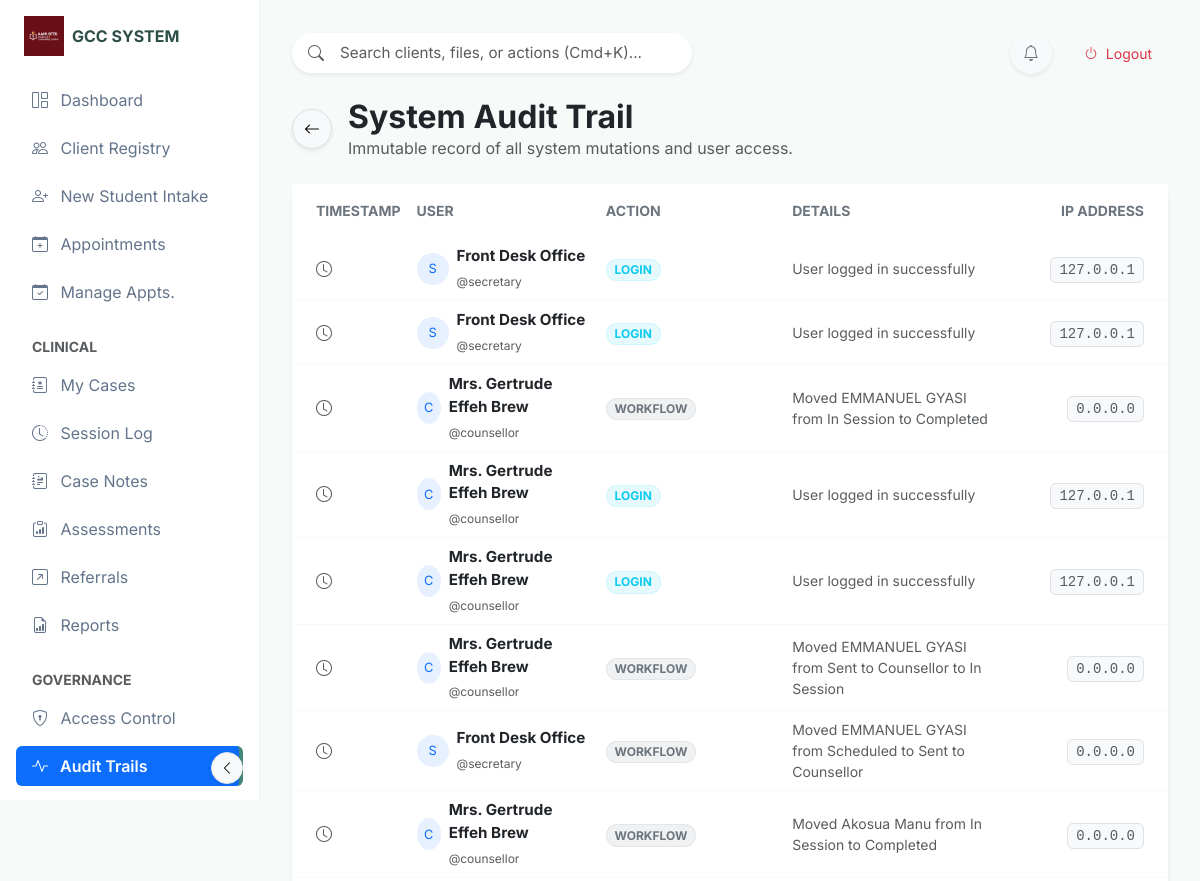
Before: /audit_logs (signed in, upper part) with the older database file.
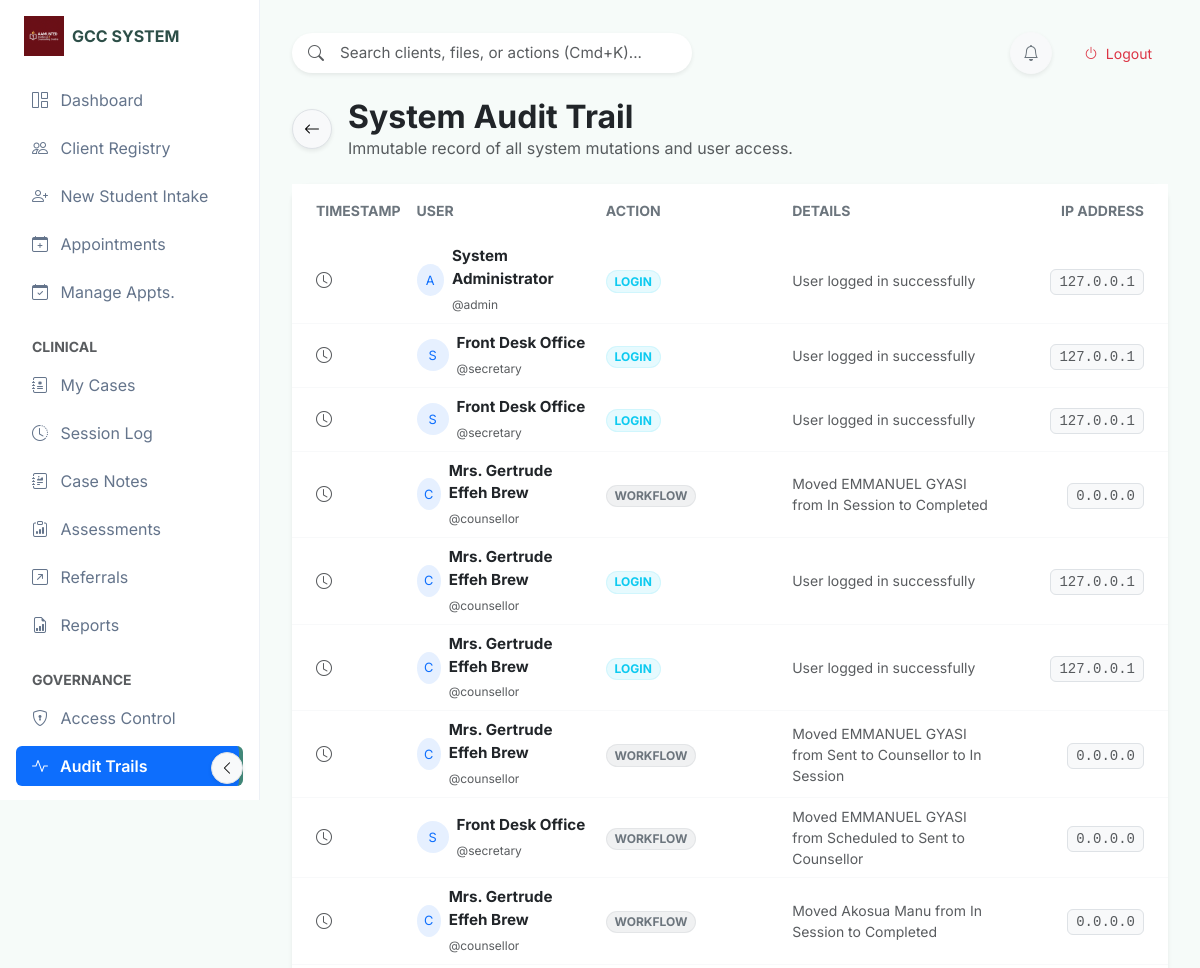
After: the same page with the newer database file.
### tables this page shows
CREATE TABLE app_settings (
            id INTEGER PRIMARY KEY AUTOINCREMENT,
            setting_name TEXT NOT NULL UNIQUE,
            setting_value TEXT
        );

CREATE TABLE audit_logs (
            id INTEGER PRIMARY KEY AUTOINCREMENT,
            user_id INTEGER,
            action TEXT NOT NULL,
            details TEXT,
            ip_address TEXT,
            created_at TIMESTAMP DEFAULT CURRENT_TIMESTAMP,
            FOREIGN KEY (user_id) REFERENCES users(id)
        );

CREATE TABLE users (
            id INTEGER PRIMARY KEY AUTOINCREMENT,
            username TEXT NOT NULL UNIQUE,
            password_hash TEXT NOT NULL,
            full_name TEXT,
            role TEXT NOT NULL, -- 'Secretary', 'Counsellor', 'Admin'
            last_login TIMESTAMP,
            created_at TIMESTAMP DEFAULT CURRENT_TIMESTAMP
        );

### app.py (the view)
@app.route('/audit_logs')
@login_required
def audit_logs():
    if session.get('role') != 'Admin':
        flash("Unauthorized access to audit trails.", "error")
        return redirect(url_for('dashboard'))
    try:
        conn = get_db_connection()
        logs = conn.execute('''
            SELECT al.*, u.username, u.full_name
            FROM audit_logs al
            JOIN users u ON al.user_id = u.id
            ORDER BY al.created_at DESC LIMIT 100
        ''').fetchall()
        conn.close()
        return render_template('audit_logs.html', logs=logs)
    except Exception as e:
        flash(f"Error loading logs: {e}", "error")
        return redirect(url_for('dashboard'))
        return render_template('audit_logs.html', logs=logs)
    except Exception as e:
        flash(f"Error loading logs: {e}", "error")
        return redirect(url_for('dashboard'))

### templates/audit_logs.html (shortened to what this page needs)
{% extends "base_modern.html" %}
{% block content %}
<div class="row mb-4">
    <div class="col-12">
        <div class="d-flex align-items-center">
            <a href="javascript:history.back()" class="btn btn-light border rounded-circle shadow-sm me-3"
                style="width: 40px; height: 40px; display: flex; align-items: center; justify-content: center;">
                <i class="bi bi-arrow-left"></i>
            </a>
            <div>
                <h2 class="fw-bold mb-0 text-dark">System Audit Trail</h2>
                <p class="text-muted mb-0">Immutable record of all system mutations and user access.</p>
            </div>
        </div>
    </div>
</div>
<div class="card card-glass border-0 shadow-sm">
    <div class="card-body p-0">
        <div class="table-responsive">
            <table class="table table-hover align-middle mb-0">
                <thead class="bg-light bg-opacity-50">
                    <tr>
                        <th class="ps-4 border-bottom-0 py-3 text-secondary text-uppercase small fw-bold">Timestamp</th>
                        <th class="border-bottom-0 py-3 text-secondary text-uppercase small fw-bold">User</th>
                        <th class="border-bottom-0 py-3 text-secondary text-uppercase small fw-bold">Action</th>
                        <th class="border-bottom-0 py-3 text-secondary text-uppercase small fw-bold">Details</th>
                        <th class="pe-4 text-end border-bottom-0 py-3 text-secondary text-uppercase small fw-bold">IP
                            Address</th>
                    </tr>
                </thead>
                <tbody class="border-top-0">
                    {% for log in logs %}
                    <tr class="row-hover">
                        <td class="ps-4 border-bottom border-light">
                            <i class="bi bi-clock me-2 text-muted"></i>
                        </td>
                        <td class="border-bottom border-light">
                            <div class="d-flex align-items-center">
                                <div class="avatar-circle rounded-circle bg-primary bg-opacity-10 text-primary me-2 d-flex align-items-center justify-content-center"
                                    style="width: 32px; height: 32px; font-size: 0.8rem;">
                                    {{ log.username[0]|upper }}
                                </div>
                                <div>
                                    <div class="fw-bold text-dark" style="font-size: 0.95rem;">{{ log.full_name }}</div>
                                    <small class="text-muted" style="font-size: 0.75rem;">@{{ log.username }}</small>
                                </div>
                            </div>
                        </td>
                        <td class="border-bottom border-light">
                            <span
                                class="badge rounded-pill
                                {% if 'LOGIN' in log.action %}bg-info bg-opacity-10 text-info border border-info border-opacity-10
                                {% elif 'TRANSITION' in log.action %}bg-warning bg-opacity-10 text-warning border border-warning border-opacity-10
                                {% elif 'DELETE' in log.action or 'CRITICAL' in log.action %}bg-danger bg-opacity-10 text-danger border border-danger border-opacity-10
                                {% else %}bg-secondary bg-opacity-10 text-secondary border border-secondary border-opacity-10{% endif %}">
                                {{ log.action }}
                            </span>
                        </td>
                        <td class="border-bottom border-light text-muted small">{{ log.details }}</td>
                        <td class="pe-4 text-end border-bottom border-light">
                            <code
                                class="small text-muted bg-light px-2 py-1 rounded border">{{ log.ip_address or '0.0.0.0' }}</code>
                        </td>
                    </tr>
                    {% endfor %}
                </tbody>
            </table>
        </div>
    </div>
</div>
{% endblock %}

### templates/base_modern.html (shortened to what this page needs)
<!DOCTYPE html>
<html lang="en">
<head>
    <link href="https://cdn.jsdelivr.net/npm/bootstrap@5.3.0/dist/css/bootstrap.min.css" rel="stylesheet">
    <link rel="stylesheet" href="https://cdn.jsdelivr.net/npm/bootstrap-icons@1.10.0/font/bootstrap-icons.css">
    <link rel="stylesheet" href="{{ url_for('static', filename='css/modern_theme.css') }}">
</head>
<body>
    <nav class="sidebar-glass d-flex flex-column flex-shrink-0 p-3" id="sidebar">
        <div class="mb-4">
            <a href="/" class="d-flex align-items-center link-dark text-decoration-none logo-container ps-2">
                {% if settings.logo_url %}
                <img src="{{ settings.logo_url }}" class="me-2"
                    style="max-height: 40px; max-width: 40px; object-fit: contain;">
                {% else %}
                <div class="bg-gradient p-2 rounded-3 me-2" style="background: var(--sage-600); color: white;">
                    <i class="bi bi-heart-pulse-fill fs-4"></i>
                </div>
                {% endif %}
                <span class="fs-6 fw-bold text-break lh-sm sidebar-header-text" style="color: var(--sage-900);">
                    {{ settings.system_name or 'Counselling Hub' }}
                </span>
            </a>
        </div>
        <ul class="nav nav-pills flex-column mb-auto">
            <li class="nav-item">
                <a href="{{ url_for('dashboard') }}"
                    class="nav-link {% if request.endpoint == 'dashboard' %}active{% endif %}" title="Dashboard"
                    data-bs-toggle="tooltip" data-bs-placement="right">
                    <i class="bi bi-grid-1x2 me-2"></i> <span>Dashboard</span>
                </a>
            </li>
            {% if session.get('role') in ['Secretary', 'Admin', 'Counsellor', 'Counselor'] %}
            <li>
                <a href="{{ url_for('students') }}"
                    class="nav-link {% if 'student' in request.endpoint and 'intake' not in request.endpoint %}active{% endif %}"
                    title="Client Registry" data-bs-toggle="tooltip" data-bs-placement="right">
                    <i class="bi bi-people me-2"></i> <span>Client Registry</span>
                </a>
            </li>
            <li>
                <a href="{{ url_for('intake') }}"
                    class="nav-link {% if 'intake' in request.endpoint %}active{% endif %}" title="New Student Intake"
                    data-bs-toggle="tooltip" data-bs-placement="right">
                    <i class="bi bi-person-plus me-2"></i> <span>New Student Intake</span>
                </a>
            </li>
            <li>
                <a href="{{ url_for('appointment') }}"
                    class="nav-link {% if 'appointment' in request.endpoint and 'status' not in request.endpoint %}active{% endif %}"
                    title="Appointments" data-bs-toggle="tooltip" data-bs-placement="right">
                    <i class="bi bi-calendar-plus me-2"></i> <span>Appointments</span>
                </a>
            </li>
            <li>
                <a href="{{ url_for('manage_appointments') }}"
                    class="nav-link {% if 'manage_appointments' in request.endpoint %}active{% endif %}"
                    title="Manage Appointments" data-bs-toggle="tooltip" data-bs-placement="right">
                    <i class="bi bi-calendar-check me-2"></i> <span>Manage Appts.</span>
                </a>
            </li>
            {% endif %}
            {% if session.get('role') in ['Counsellor', 'Counselor', 'Admin'] %}
            <li class="mt-3 text-uppercase small text-muted fw-bold ps-3 mb-2 nav-category-header">Clinical</li>
            <li>
                <a href="{{ url_for('my_cases') }}"
                    class="nav-link {% if 'my_cases' in request.endpoint %}active{% endif %}" title="My Cases"
                    data-bs-toggle="tooltip" data-bs-placement="right">
                    <i class="bi bi-journal-medical me-2"></i> <span>My Cases</span>
                </a>
            </li>
            <li>
                <a href="{{ url_for('sessions_list') }}"
                    class="nav-link {% if 'session' in request.endpoint and 'case' not in request.endpoint %}active{% endif %}"
                    title="Session Log" data-bs-toggle="tooltip" data-bs-placement="right">
                    <i class="bi bi-clock-history me-2"></i> <span>Session Log</span>
                </a>
            </li>
            <li>
                <a href="{{ url_for('case_notes_list') }}"
                    class="nav-link {% if 'case_notes' in request.endpoint %}active{% endif %}" title="Case Notes"
                    data-bs-toggle="tooltip" data-bs-placement="right">
                    <i class="bi bi-journal-richtext me-2"></i> <span>Case Notes</span>
                </a>
            </li>
            <li>
                <a href="{{ url_for('dass21_list') }}"
                    class="nav-link {% if 'dass21' in request.endpoint %}active{% endif %}" title="Assessments"
                    data-bs-toggle="tooltip" data-bs-placement="right">
                    <i class="bi bi-clipboard-data me-2"></i> <span>Assessments</span>
                </a>
            </li>
            <li>
                <a href="{{ url_for('all_referrals') }}"
                    class="nav-link {% if 'referral' in request.endpoint %}active{% endif %}" title="Referrals"
                    data-bs-toggle="tooltip" data-bs-placement="right">
                    <i class="bi bi-arrow-up-right-square me-2"></i> <span>Referrals</span>
                </a>
            </li>
            <li>
                <a href="{{ url_for('reports_list') }}"
                    class="nav-link {% if 'report' in request.endpoint %}active{% endif %}" title="Reports"
                    data-bs-toggle="tooltip" data-bs-placement="right">
                    <i class="bi bi-file-earmark-bar-graph me-2"></i> <span>Reports</span>
                </a>
            </li>
            {% endif %}
            {% if session.get('role') == 'Admin' %}
            <li class="mt-3 text-uppercase small text-muted fw-bold ps-3 mb-2 nav-category-header">Governance</li>
            <li>
                <a href="{{ url_for('admin_users') }}"
                    class="nav-link {% if 'users' in request.endpoint %}active{% endif %}" title="Access Control"
                    data-bs-toggle="tooltip" data-bs-placement="right">
                    <i class="bi bi-shield-lock me-2"></i> <span>Access Control</span>
                </a>
            </li>
            <li>
                <a href="{{ url_for('audit_logs') }}"
                    class="nav-link {% if 'audit' in request.endpoint %}active{% endif %}" title="Audit Trails"
                    data-bs-toggle="tooltip" data-bs-placement="right">
                    <i class="bi bi-activity me-2"></i> <span>Audit Trails</span>
                </a>
            </li>
            <li>
                <a href="{{ url_for('admin_workflow') }}"
                    class="nav-link {% if 'workflow' in request.endpoint %}active{% endif %}" title="Workflow Rules"
                    data-bs-toggle="tooltip" data-bs-placement="right">
                </a>
            </li>
            {% endif %}
        </ul>
        <button
            class="btn btn-sm btn-light border position-absolute bottom-0 end-0 m-3 rounded-circle shadow-sm d-none d-md-flex align-items-center justify-content-center"
            id="sidebarToggle" style="width: 32px; height: 32px; z-index: 1050;">
            <i class="bi bi-chevron-left"></i>
        </button>
    </nav>
    <main class="main-content">
        <div class="d-flex justify-content-between align-items-center mb-4">
            <div class="position-relative" style="width: 400px;">
                <i class="bi bi-search position-absolute top-50 start-0 translate-middle-y ms-3 text-muted"></i>
                <input type="text" class="form-control form-control-lg ps-5 border-0 shadow-sm"
                    style="border-radius: 99px; background: white; font-size: 0.95rem;"
                    placeholder="Search clients, files, or actions (Cmd+K)...">
            </div>
            <div class="d-flex align-items-center gap-3">
                <div class="dropdown">
                    <button class="btn btn-light rounded-circle position-relative shadow-sm" type="button"
                        id="notifDropdown" data-bs-toggle="dropdown" aria-expanded="false"
                        style="width: 42px; height: 42px;">
                        <i class="bi bi-bell text-secondary"></i>
                    </button>
                </div>
                <a href="{{ url_for('logout') }}" class="btn btn-outline-danger border-0 btn-sm rounded-pill px-3">
                    <i class="bi bi-power me-1"></i> Logout
                </a>
            </div>
        </div>
        {% block content %}{% endblock %}
    </main>
</body>
</html>

Changed rows visible on the page:
added audit_logs: username "A", full_name "System Administrator", username "admin", action "LOGIN", details "User logged in successfully", ip_address "127.0.0.1"
